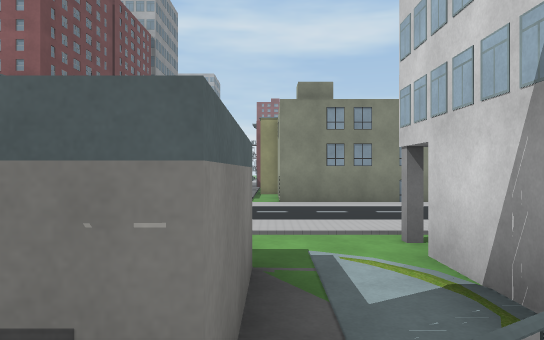
[1] (above)

24 first-person views from a walk through a Unity game level. The camera is 1.5 m above the floor, looks level and sees 70° across. The floor is counted in squares, 2 m on a side. Each view is taken from the middle of a square. On the plan, view 1 faces up. The plan holds only what a view shows up to about 12 squares ahead; the rest is blank. The place goes on beyond the plan. Some surface patterns are stand-ins.

[2]
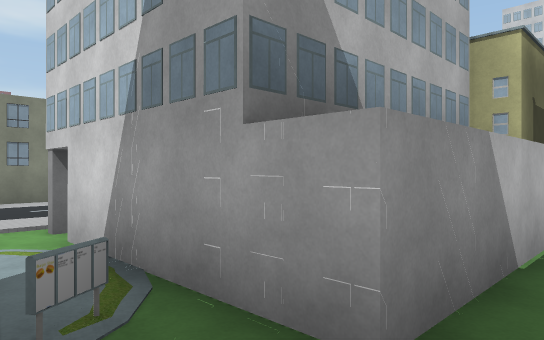

[3]
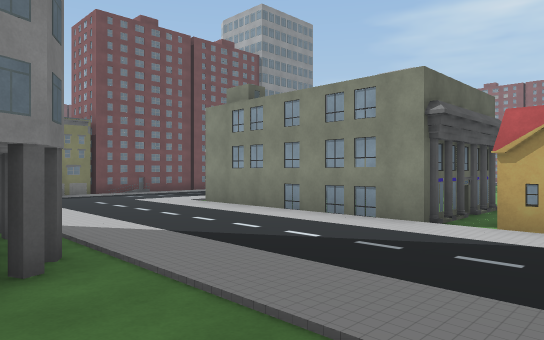

[4]
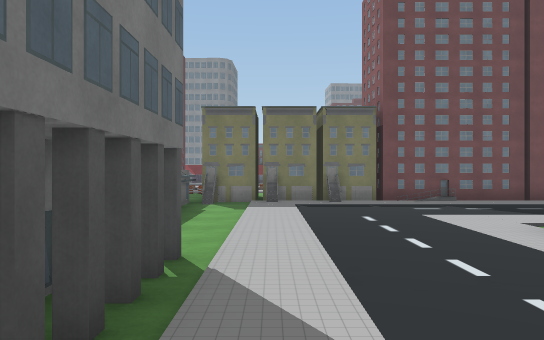

[5]
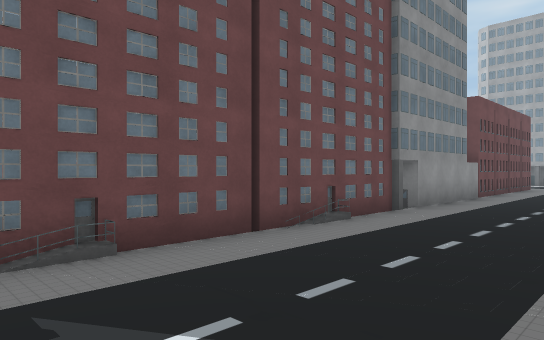

[6]
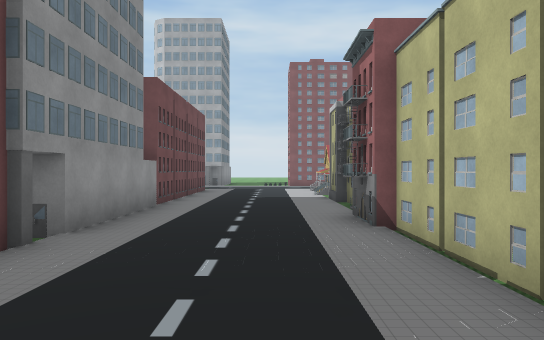

[7]
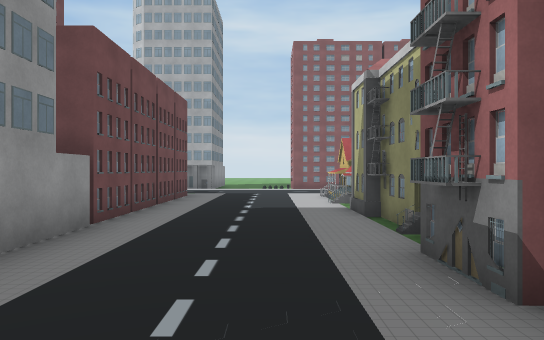

[8]
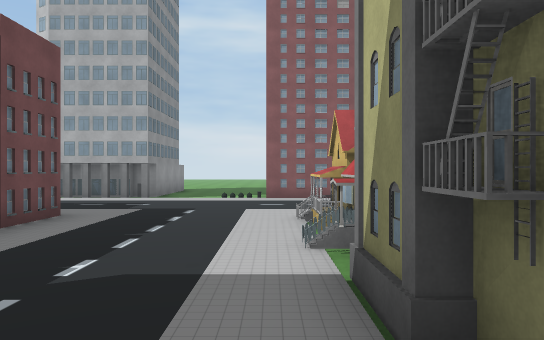

[9]
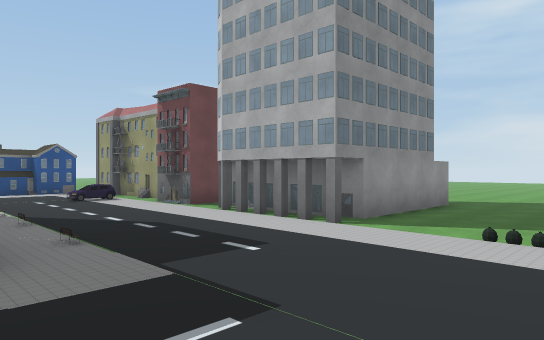

[10]
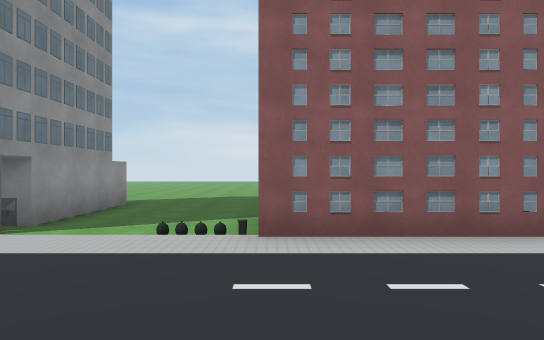

[11]
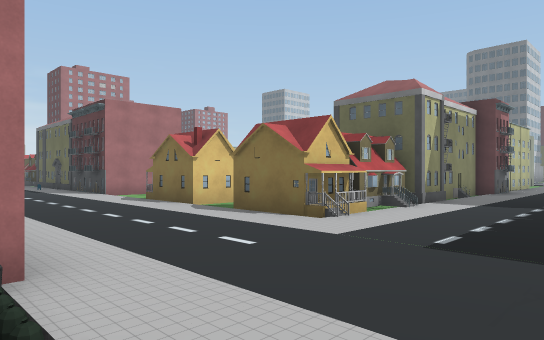

[12]
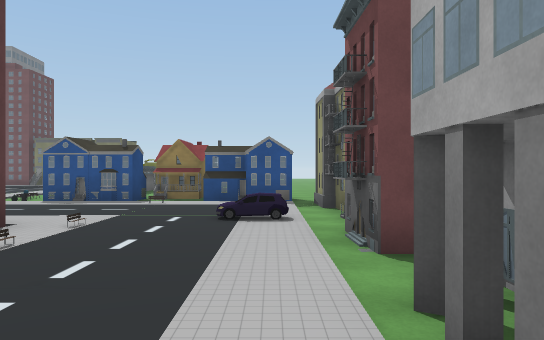

[13]
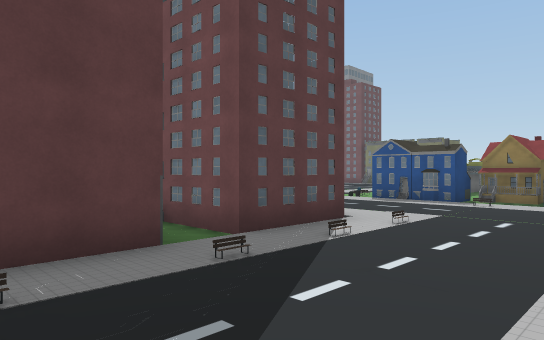

[14]
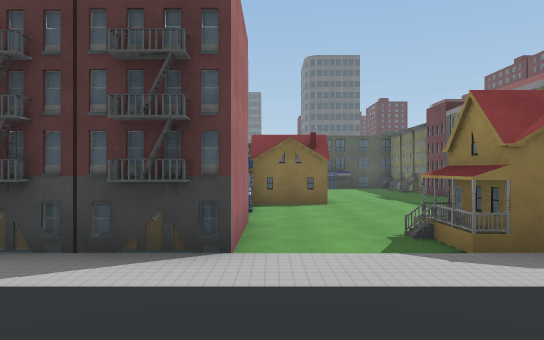

[15]
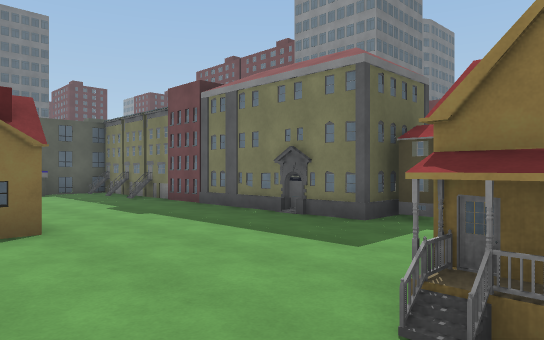

[16]
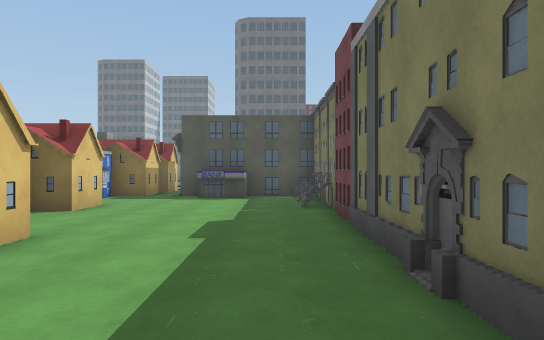

[17]
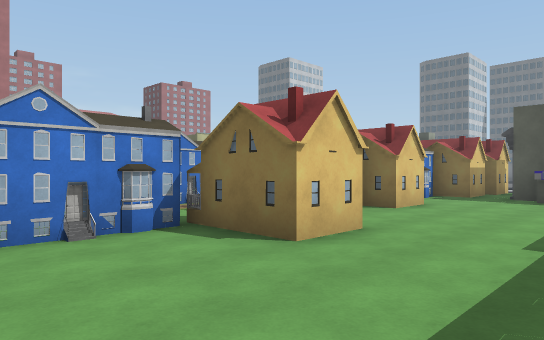

[18]
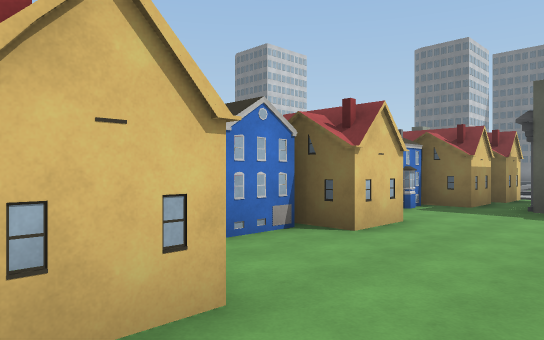

[19]
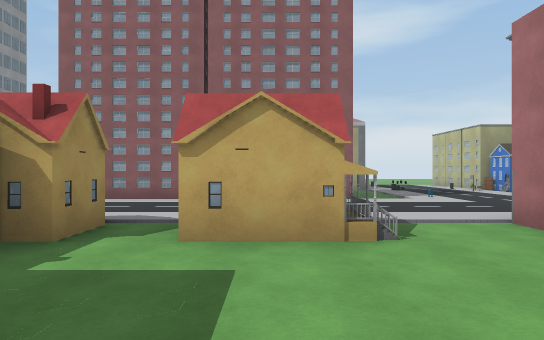

[20]
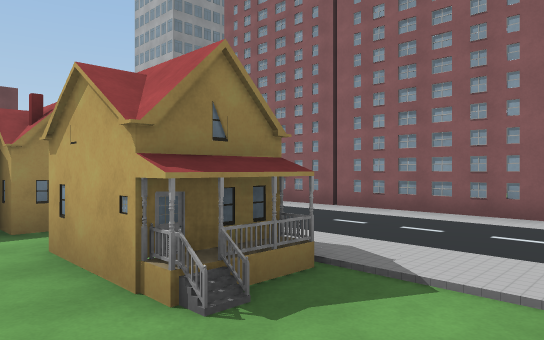

[21]
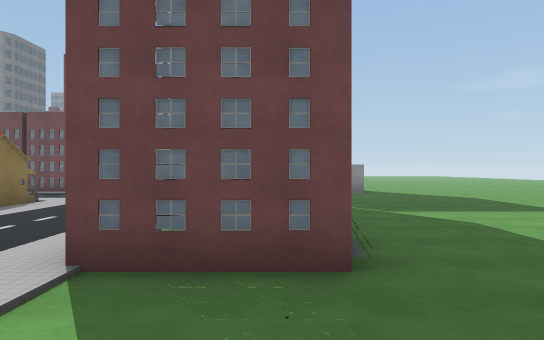

[22]
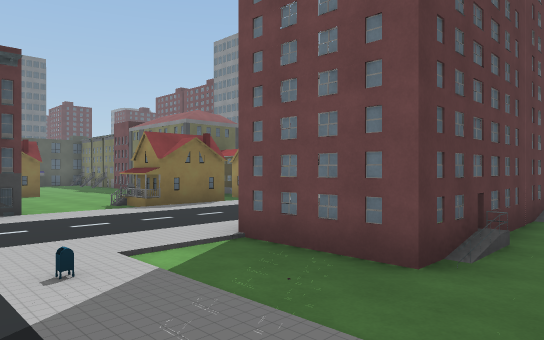

[23]
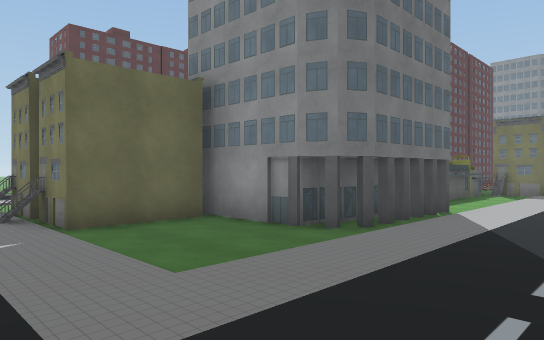

[24]
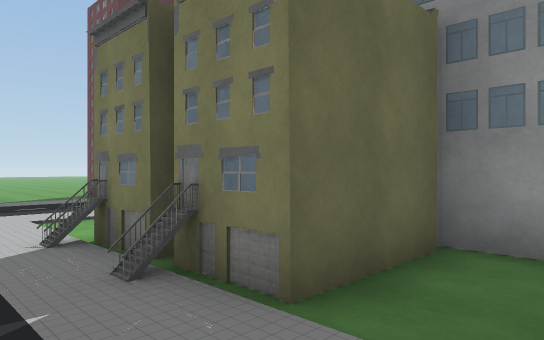

### Floor plan
Key: @ floor where view 1 was taken; # wall or solid block; . floor; ^ raised ledge; B building; O other object.
Columns run from 16 left of view 1 to 9 right of it. Each row starts with its distance up from view 1.
 33            B............ .
 32             .... B...B..
 31    #####B. B...   #   #. .
 30  .##..#B.BBB...########.
 29  #...O.... .   OOOOOOOO. .
 28  B........................
 27 B.......................O.
 26 B....       ...       ..B.
 25 B#....###B##....B#.##B..#B
 24  #... ###  #... B#.B#B..
 23  ...  # #  # .. B#......
 22       #    # .. ##......#
 21       O    # ...###.....BB
 20          B # .. ###...###B
 19          BBB ...###...# B
 18            B ..O###.....B
 17              ..B###.....#
 16            B ..O# .....##
 15            # .. # O....#
 14            # .. # O.....
 13            B ...# ......BB
 12            # .. # O###..#B
 11            # .. #    #.##B
 10          B # .. #    #.#BB
  9          B # .. ######.# B
  8            # ...
  7            OO........... .
  6           ## ...........
  5           #O         .
  4           ## .....BBB...
  3           .O^^^^^.B  B....
  2                 ^.   B..
  1                ^^BBBB##O
  0                 @.BBBB##
 -1                 . ..   O
 -2
 -3
 -4
 -5                       ..
 -6                       ..
 -7
 -8                     B...
 -9                     #...
-10                      ...

Positions as (right, up) in squares from view 1, and headings:
1: (0, 0), facing up
2: (0, -1), facing up-right
3: (8, 3), facing up-left
4: (5, 5), facing left
5: (-1, 8), facing up-left
6: (-2, 11), facing up
7: (-2, 14), facing up
8: (-1, 19), facing up
9: (-1, 25), facing up-left
10: (-1, 25), facing up
11: (-4, 30), facing down-right
12: (-5, 29), facing left
13: (-5, 29), facing down-left
14: (7, 29), facing down
15: (7, 25), facing down-left
16: (3, 23), facing down
17: (3, 23), facing down-right
18: (4, 20), facing down-right
19: (4, 20), facing up
20: (7, 23), facing up-left
21: (9, 31), facing left
22: (9, 33), facing down-left
23: (9, 7), facing down-left
24: (9, 3), facing down-left
